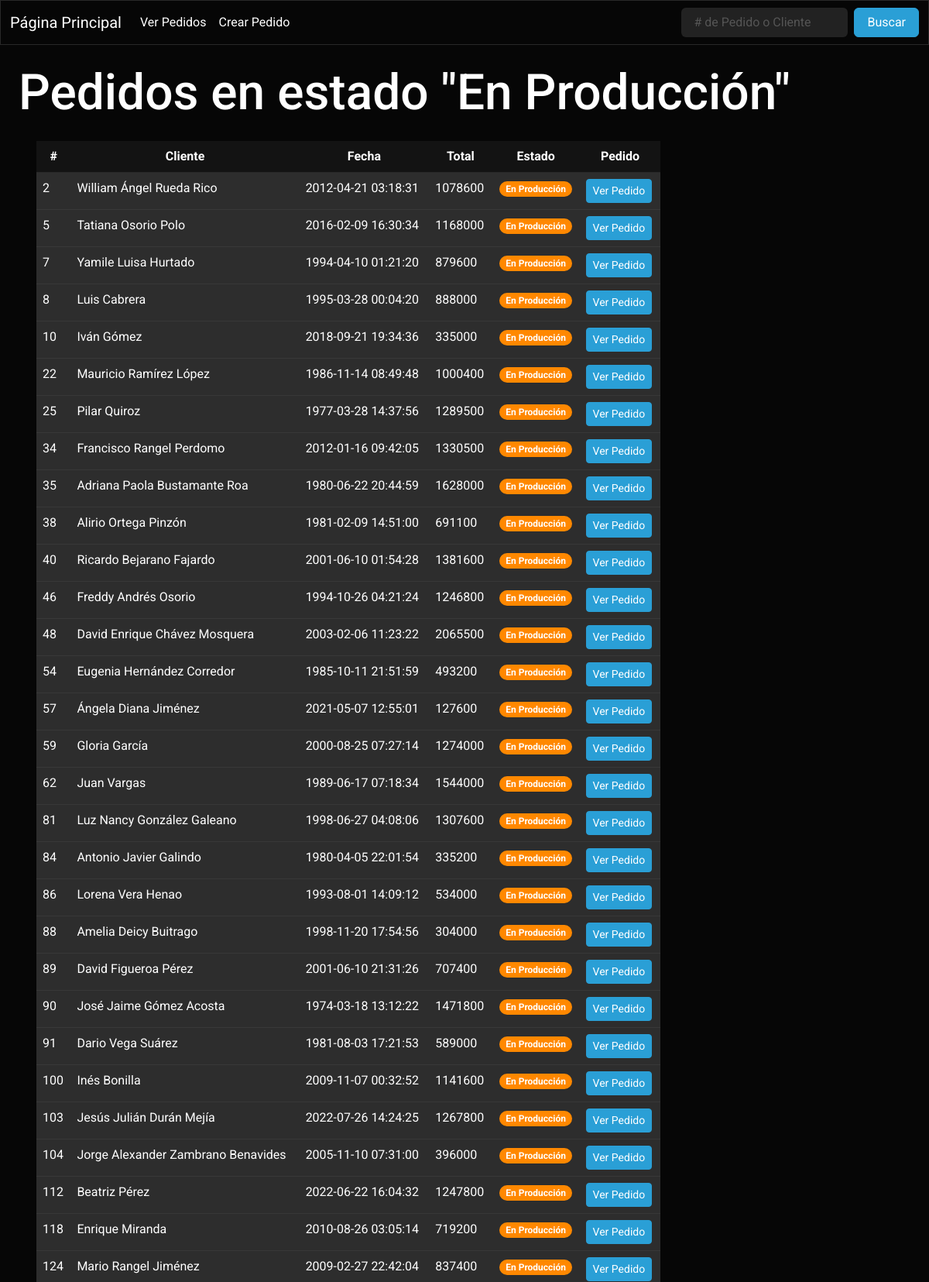
/estado/En Producción (upper part), run on the app's committed database.
### tables this page shows
CREATE TABLE "Pedidos" (
	"id"	INTEGER NOT NULL UNIQUE,
	"cliente"	TEXT NOT NULL,
	"fecha"	TEXT NOT NULL,
	"total"	NUMERIC NOT NULL DEFAULT 0,
	"estado"	TEXT NOT NULL DEFAULT 'Pendiente',
	"comentarios"	TEXT,
	PRIMARY KEY("id" AUTOINCREMENT)
);

### app.py (the view)
@app.route('/estado/<estado>') # Ruta que muestra todos los pedidos que se encuentran en un estado indicado.
def verEstado(estado):
    query = f'SELECT * FROM Pedidos WHERE estado = "{estado}"' # Solicitud a realizar.
    pedidos = consultarQuery(query) # Ejecutar una solicitud SQL, guardar el resultado en una variable.
    if pedidos: # Sí la consulta arroja resultados.
        datos = { # Datos a mostrar en la página.
            'pestaña': f'Estado "{estado}"',
            'titulo': f'Pedidos en estado "{estado}"',
            'pedidos': consultarQuery(query)
            }
        return render_template('pedidos.html', datos=datos) # Devuelve la plantilla html y una variable con los pedidos.
    else: # Sí la consulta no arroja resultados.
        flash(['No se han encontrado pedidos con el estado ', f'{estado}'], 'Rojo') # Se envía un mensaje, la categoría del mensaje y un dato a la próxima página en mostrarse.
        return redirect(url_for('index')) # Se redirige al usuario a la ruta '/'.

### app.py (called while the page is built)
def crearCursor(database): # Genera un objeto cursor a traves de una base de datos.
    conn = None
    try: # Intenta conectarse a la base de datos.
        conn = sql.connect(database) # Establece conexión con la base de datos, y en caso de no existir, la crea.
    except sql.Error as error: # En caso de no lograr conectar a la DB mostrará el error por pantalla.
        print(error)
    finally: # En caso de lograr conectar, generará el objeto cursor y lo devolverá a traves de return.
        if conn:
            cursor = conn.cursor()
            return cursor, conn # Devuelve el objeto cursor y el objeto conn para cerrar la conexión a la base de datos al final.

def consultarQuery(query): # Función que realiza una consulta tomando como argumento una query SQL.
    cursor, conn = crearCursor(database) # Creando cursor y conexión con la base de datos.
    cursor.execute(query) # Ejecutar una solicitud con el cursor.
    respuesta = cursor.fetchall() # Se vuelcan los datos en una variable.
    conn.commit() # Aplicar cambios.
    conn.close() # Cerrar conexión.
    return respuesta # Se devuelven los datos recolectados.

### templates/pedidos.html (shortened to what this page needs)
{% extends "navbar.html" %}
{% block content %}
<div id="pagina">
    <h1>{{ datos['titulo'] }}</h1>
    <table class="table table-hover" id="tabla">
        <thead>
            <tr>
                <th scope="col" class="text-center">#</th>
                <th scope="col" class="text-center">Cliente</th>
                <th scope="col" class="text-center">Fecha</th>
                <th scope="col" class="text-center">Total</th>
                <th scope="col" class="text-center">Estado</th>
                <th scope="col" class="text-center">Pedido</th>
            </tr>
        </thead>
        <tbody>
            {% for pedido in datos['pedidos'] %}
            <tr class="table-light">
                <td>{{ pedido[0] }}</td>
                <td>{{ pedido[1] }}</td>
                <td>{{ pedido[2] }}</td>
                <td>{{ pedido[3] }}</td>
                {% if pedido[4] == 'Pendiente': %}
                <td class="text-center"><span class="badge rounded-pill bg-danger">{{ pedido[4] }}</span></td>
                {% elif pedido[4] == 'En Producción': %}
                <td class="text-center"><span class="badge rounded-pill bg-warning">{{ pedido[4] }}</span></td>
                {% elif pedido[4] == 'Terminado': %}
                <td class="text-center"><span class="badge rounded-pill bg-primary">{{ pedido[4] }}</span></td>
                {% elif pedido[4] == 'Entregado': %}
                <td class="text-center"><span class="badge rounded-pill bg-success">{{ pedido[4] }}</span></td>
                {% else: %}
                <td class="text-center"><span class="badge rounded-pill bg-dark">{{ pedido[4] }}</span></td>
                {% endif %}
                <td><a href="{{url_for('verPedido', id=pedido[0])}}" class="btn btn-primary btn-sm">Ver Pedido</a></td>
            </tr>
            {% endfor %}
        </tbody>
    </table>
</div>
{% endblock %}

### static/css/main.css (style rules this page uses)
body { font-family: system-ui, -apple-system, BlinkMacSystemFont, 'Segoe UI', Roboto, Oxygen, Ubuntu, Cantarell, 'Open Sans', 'Helvetica Neue', sans-serif; background-color: black; color: white; }
a { text-decoration: none !important; }
#pagina { margin: 2%; }
#tabla { margin: 2%; max-width: 70%; }

### data on the page
Pedidos: id "2", cliente "William Ángel Rueda Rico", fecha "2012-04-21 03:18:31", total "1078600", estado "En Producción"
Pedidos: id "5", cliente "Tatiana Osorio Polo", fecha "2016-02-09 16:30:34", total "1168000", estado "En Producción"
Pedidos: id "7", cliente "Yamile Luisa Hurtado", fecha "1994-04-10 01:21:20", total "879600", estado "En Producción"
Pedidos: id "8", cliente "Luis Cabrera", fecha "1995-03-28 00:04:20", total "888000", estado "En Producción"
Pedidos: id "10", cliente "Iván Gómez", fecha "2018-09-21 19:34:36", total "335000", estado "En Producción"
Pedidos: id "22", cliente "Mauricio Ramírez López", fecha "1986-11-14 08:49:48", total "1000400", estado "En Producción"
Pedidos: id "25", cliente "Pilar Quiroz", fecha "1977-03-28 14:37:56", total "1289500", estado "En Producción"
Pedidos: id "34", cliente "Francisco Rangel Perdomo", fecha "2012-01-16 09:42:05", total "1330500", estado "En Producción"
Pedidos: id "35", cliente "Adriana Paola Bustamante Roa", fecha "1980-06-22 20:44:59", total "1628000", estado "En Producción"
Pedidos: id "38", cliente "Alirio Ortega Pinzón", fecha "1981-02-09 14:51:00", total "691100", estado "En Producción"
Pedidos: id "40", cliente "Ricardo Bejarano Fajardo", fecha "2001-06-10 01:54:28", total "1381600", estado "En Producción"
Pedidos: id "46", cliente "Freddy Andrés Osorio", fecha "1994-10-26 04:21:24", total "1246800", estado "En Producción"
Pedidos: id "48", cliente "David Enrique Chávez Mosquera", fecha "2003-02-06 11:23:22", total "2065500", estado "En Producción"
Pedidos: id "54", cliente "Eugenia Hernández Corredor", fecha "1985-10-11 21:51:59", total "493200", estado "En Producción"
Pedidos: id "57", cliente "Ángela Diana Jiménez", fecha "2021-05-07 12:55:01", total "127600", estado "En Producción"
Pedidos: id "59", cliente "Gloria García", fecha "2000-08-25 07:27:14", total "1274000", estado "En Producción"
Pedidos: id "62", cliente "Juan Vargas", fecha "1989-06-17 07:18:34", total "1544000", estado "En Producción"
Pedidos: id "81", cliente "Luz Nancy González Galeano", fecha "1998-06-27 04:08:06", total "1307600", estado "En Producción"
Pedidos: id "84", cliente "Antonio Javier Galindo", fecha "1980-04-05 22:01:54", total "335200", estado "En Producción"
Pedidos: id "86", cliente "Lorena Vera Henao", fecha "1993-08-01 14:09:12", total "534000", estado "En Producción"
Pedidos: id "88", cliente "Amelia Deicy Buitrago", fecha "1998-11-20 17:54:56", total "304000", estado "En Producción"
Pedidos: id "89", cliente "David Figueroa Pérez", fecha "2001-06-10 21:31:26", total "707400", estado "En Producción"
Pedidos: id "90", cliente "José Jaime Gómez Acosta", fecha "1974-03-18 13:12:22", total "1471800", estado "En Producción"
Pedidos: id "91", cliente "Dario Vega Suárez", fecha "1981-08-03 17:21:53", total "589000", estado "En Producción"
Pedidos: id "100", cliente "Inés Bonilla", fecha "2009-11-07 00:32:52", total "1141600", estado "En Producción"
Pedidos: id "103", cliente "Jesús Julián Durán Mejía", fecha "2022-07-26 14:24:25", total "1267800", estado "En Producción"
Pedidos: id "104", cliente "Jorge Alexander Zambrano Benavides", fecha "2005-11-10 07:31:00", total "396000", estado "En Producción"
Pedidos: id "112", cliente "Beatriz Pérez", fecha "2022-06-22 16:04:32", total "1247800", estado "En Producción"
Pedidos: id "118", cliente "Enrique Miranda", fecha "2010-08-26 03:05:14", total "719200", estado "En Producción"
Pedidos: id "124", cliente "Mario Rangel Jiménez", fecha "2009-02-27 22:42:04", total "837400", estado "En Producción"

### other printed values
{{ datos['titulo'] }} "Pedidos en estado \"En Producción\""
